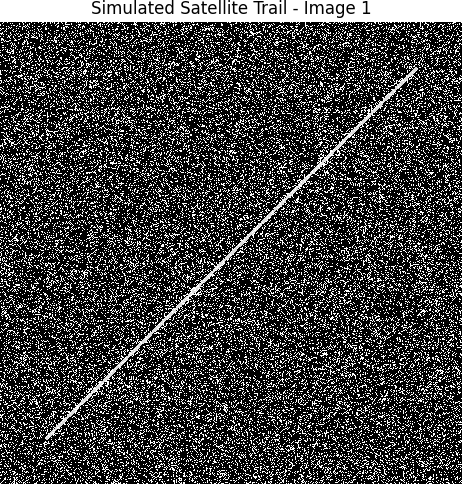
#> input picture satellite_trail_1.png, 462 x 484 px, found by its file name
$ python testangular3.py
#> lines starting #> are read from the running program, lines starting #| are printed output that depends on the picture; after the words box and inside, x2 and y2 are one past the last pixel; in counts of white or black regions, pixels touching at a corner belong together; long printed decimals are rounded
import cv2
import numpy as np

def find_satellite_position(image):
    # Convert to grayscale if the image is not already
    gray = cv2.cvtColor(image, cv2.COLOR_BGR2GRAY)

    # Apply GaussianBlur to reduce noise and improve detection
    blurred = cv2.GaussianBlur(gray, (5, 5), 0)

    # Apply edge detection
    edges = cv2.Canny(blurred, 50, 150)

    # Find contours in the edge-detected image
    contours, _ = cv2.findContours(edges, cv2.RETR_EXTERNAL, cv2.CHAIN_APPROX_SIMPLE)

    # Assume the largest contour by area is the satellite trail
    if contours:
        largest_contour = max(contours, key=cv2.contourArea)

        # Get the bounding box of the largest contour
        x, y, w, h = cv2.boundingRect(largest_contour)

        # Return the center of the bounding box as the satellite position
        return (x + w // 2, y + h // 2)
    else:
        return None

# Load the images
image1 = cv2.imread('satellite_trail_1.png')
#> image1 is the input picture: shape (484, 462, 3); min 0, max 255, mean 65.1
image2 = cv2.imread('satellite_trail_5.png')
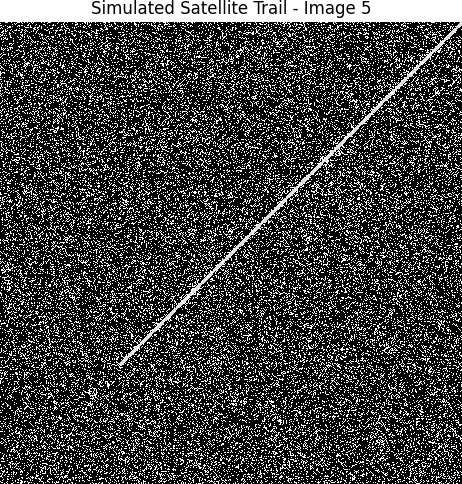
#> input picture satellite_trail_5.png, 462 x 484 px, found by its file name
#> image2 is the input picture: shape (484, 462, 3); min 0, max 255, mean 65

# Find satellite positions in each image
pos1 = find_satellite_position(image1)
#> in find_satellite_position, `blurred = cv2.GaussianBlur(gray, (5, 5), 0)`:
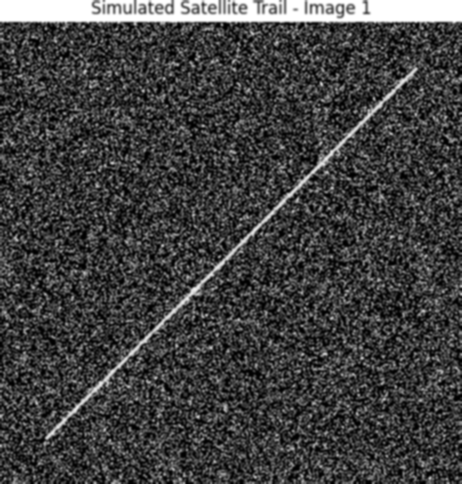
#> blurred: shape (484, 462); min 0, max 255, mean 65.1
#> in find_satellite_position, `edges = cv2.Canny(blurred, 50, 150)`:
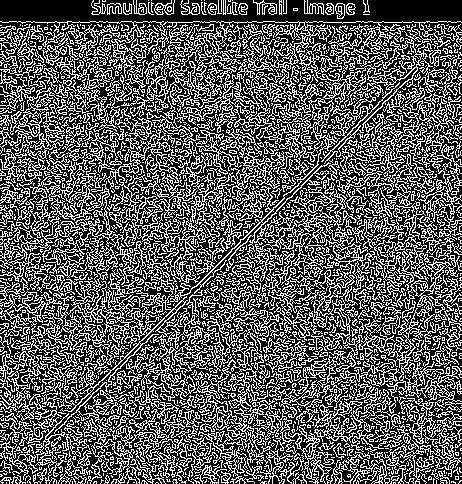
#> edges: shape (484, 462); 36.4% white in thin lines or dots
#> in find_satellite_position, `contours, _ = cv2.findContours(edges, cv2.RETR_EXTERNAL, cv2.CHAIN_APP..`: contours = 1119 contours, 991 with area under 20; largest, box (x1, y1, x2, y2) and area: (0, 21, 462, 261) 29560, (170, 162, 462, 414) 15990, (0, 123, 183, 385) 9364, (0, 265, 231, 484) 6438, (187, 350, 401, 484) 4057
#> in find_satellite_position, `largest_contour = max(contours, key=cv2.contourArea)`: largest_contour = contour of 9136 points, box (x1, y1, x2, y2) (0, 21, 462, 261), area 29560
#> in find_satellite_position, `x, y, w, h = cv2.boundingRect(largest_contour)`: x = 0; y = 21; w = 462; h = 240
#> pos1 = (231, 141)
pos2 = find_satellite_position(image2)
#> in find_satellite_position (call 2), `blurred = cv2.GaussianBlur(gray, (5, 5), 0)`:
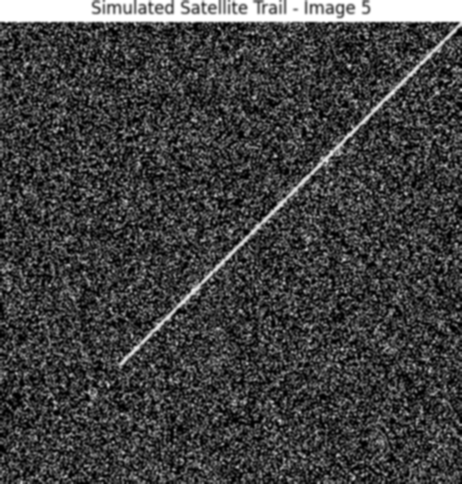
#> blurred: shape (484, 462); min 0, max 255, mean 65.1
#> in find_satellite_position (call 2), `edges = cv2.Canny(blurred, 50, 150)`:
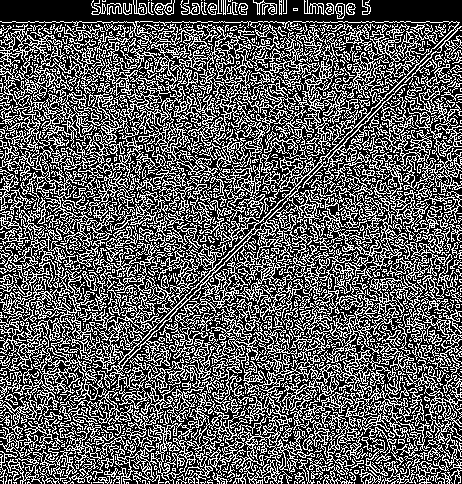
#> edges: shape (484, 462); 36.5% white in thin lines or dots
#> in find_satellite_position (call 2), `contours, _ = cv2.findContours(edges, cv2.RETR_EXTERNAL, cv2.CHAIN_APP..`: contours = 916 contours, 811 with area under 20; largest, box (x1, y1, x2, y2) and area: (0, 21, 462, 484) 82964, (0, 24, 115, 267) 5744, (78, 93, 166, 221) 2121, (391, 372, 462, 471) 1559, (113, 168, 201, 249) 1270
#> in find_satellite_position (call 2), `largest_contour = max(contours, key=cv2.contourArea)`: largest_contour = contour of 19257 points, box (x1, y1, x2, y2) (0, 21, 462, 484), area 82964
#> in find_satellite_position (call 2), `x, y, w, h = cv2.boundingRect(largest_contour)`: h = 463
#> pos2 = (231, 252)

# Print the coordinates
print(f"Image 1 Coordinates: {pos1}")
#| Image 1 Coordinates: (231, 141)
print(f"Image 2 Coordinates: {pos2}")
#| Image 2 Coordinates: (231, 252)

# Calculate the pixel distance if both positions are found
if pos1 and pos2:
    x1, y1 = pos1
#> x1 = 231; y1 = 141
    x2, y2 = pos2
#> x2 = 231; y2 = 252
    pixel_distance = np.sqrt((x2 - x1)**2 + (y2 - y1)**2)
#> pixel_distance = 111

    # Define the image scale (arcseconds per pixel)
    scale = 1  # arcseconds per pixel

    # Convert pixel distance to angular distance in degrees
    # 1 arcsecond = 1/3600 degree
    angular_distance = pixel_distance * scale / 3600  # in degrees
#> angular_distance = 0.0308

    # Time interval in seconds
    delta_t = 60  # 1 minute*4

    # Calculate angular velocity in degrees per second
    angular_velocity = (angular_distance / delta_t)*(3.14159265359/180)
#> angular_velocity = 8.97e-06

    print(f"Angular Distance: {angular_distance} degrees")
#| Angular Distance: 0.03083 degrees
    print(f"Angular Velocity: {angular_velocity} radians/second")
#| Angular Velocity: 8.969053100527007e-06 radians/second
else:
    print("Satellite position not found in one or both images.")
